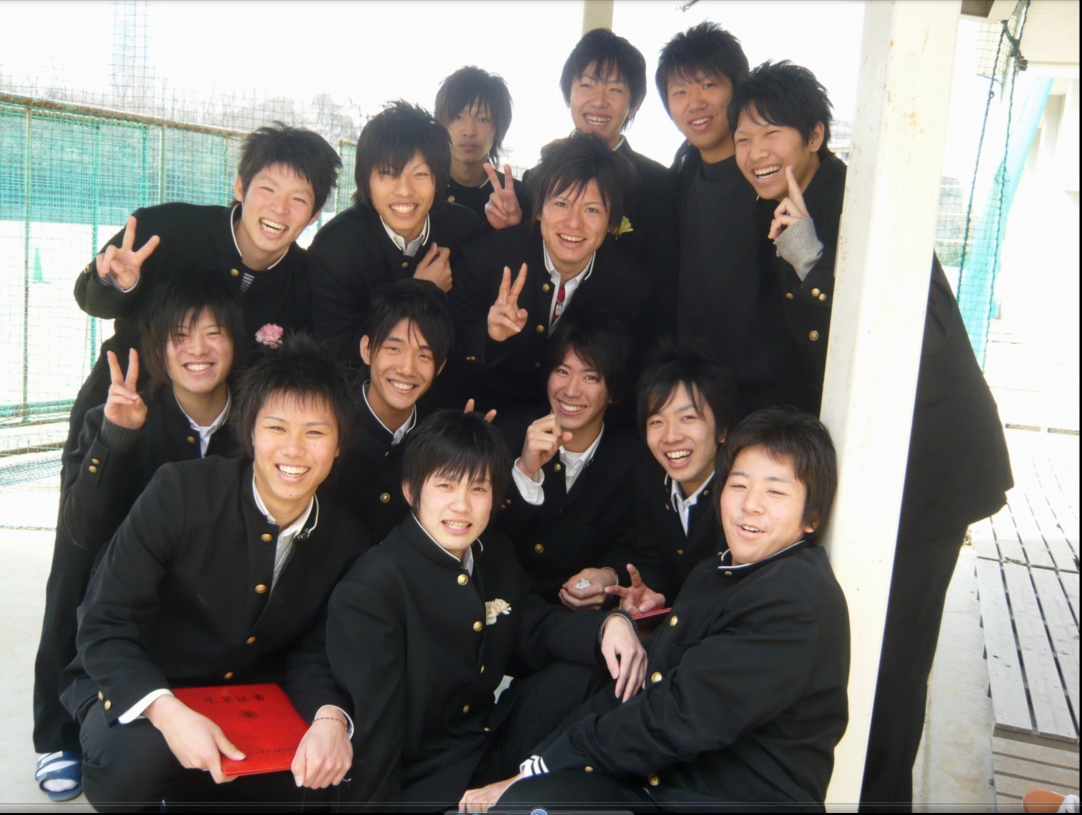
#> input picture 3k/Mosaic/keiko.jpg, 2163 x 1629 px (shown at 1/2 size)
$ jupyter execute --allow-errors opencv.ipynb   (shell and % lines are left out)   (text cells are left out)
#> lines starting #> are read from the running program, lines starting #| are printed output that depends on the picture; after the words box and inside, x2 and y2 are one past the last pixel; in counts of white or black regions, pixels touching at a corner belong together
### 3k/Mosaic/module_mosaic.py
import cv2

def mosaic(img, rect, size):
   #モザイクをかける領域を取得
   (x1, y1, x2, y2) = rect
   w = x2 - x1
   h = y2 - y1
   i_rect = img[y1:y2, x1:x2]

   #一度縮小して拡大する
   i_small = cv2.resize(i_rect, (size, size))
   i_mos = cv2.resize(i_small, (w, h), interpolation=cv2.INTER_AREA)

   #画像にモザイク画像を重ねる
   img2 = img.copy()
   img2[y1:y2, x1:x2] = i_mos
   return img2

### 3k/Mosaic/opencv.ipynb
[cell 1]
import cv2
import matplotlib.pyplot as plt


img = cv2.imread('keiko.jpg')
#> img is the input picture: shape (1629, 2163, 3); mean B, G, R 117, 120.7, 124.9
plt.imshow(cv2.cvtColor(img, cv2.COLOR_BGR2RGB))
plt.show()

[cell 2]
img

[cell 3]
'''
(1)カスケードファイルを指定して検出器を作成
(2)対象画像を読み込んで、グレースケールに変換
(3)顔検出を実行する
'''

import cv2
import matplotlib.pyplot as plt

#カスケードファイルを指定して検出器を作成
cascade_file = 'haarcascade_frontalface_alt.xml'
cascade = cv2.CascadeClassifier(cascade_file)

#画像を読み込んでグレイスケールに変換する
img = cv2.imread('keiko.jpg')
img_gray = cv2.cvtColor(img, cv2.COLOR_BGR2GRAY)
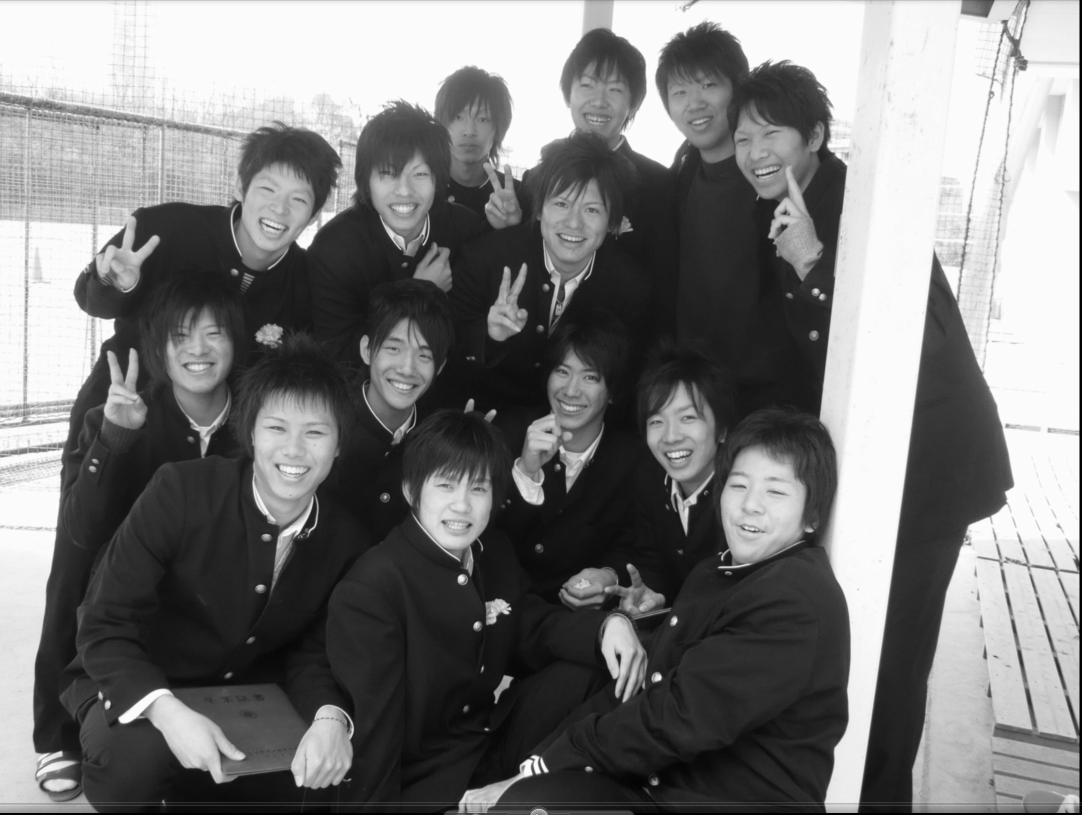
#> img_gray: shape (1629, 2163) (shown at 1/2 size); min 0, max 255, mean 121.5

#顔認識を実行
face_list = cascade.detectMultiScale(img_gray, minSize=(150, 150))
#> face_list = [[722, 282, 175, 175], [1062, 346, 178, 178], [303, 597, 185, 185], [723, 631, 178, 178], [1065, 681, 174, 174], [1264, 768, 183, 183], [491, 782, 199, 199], [1414, 900, 201, 201], [826, 902, 186, 186]]
#結果を確認
if len(face_list) == 0:
    print('失敗')
    quit()
#認識した部分に印をつける
for (x, y, w, h) in face_list:
    print('顔の座標=', x, y, w, h)
    red = (0, 0, 255)
    cv2.rectangle(img, (x, y), (x+w, y+h), red, thickness=2) #赤い枠を描画
#> this loop made 9 passes
#| 顔の座標= 722 282 175 175
#| 顔の座標= 1062 346 178 178
#| 顔の座標= 303 597 185 185
#| 顔の座標= 723 631 178 178
#| 顔の座標= 1065 681 174 174
#| 顔の座標= 1264 768 183 183
#| 顔の座標= 491 782 199 199
#| 顔の座標= 1414 900 201 201
#> (further printed lines are left out)
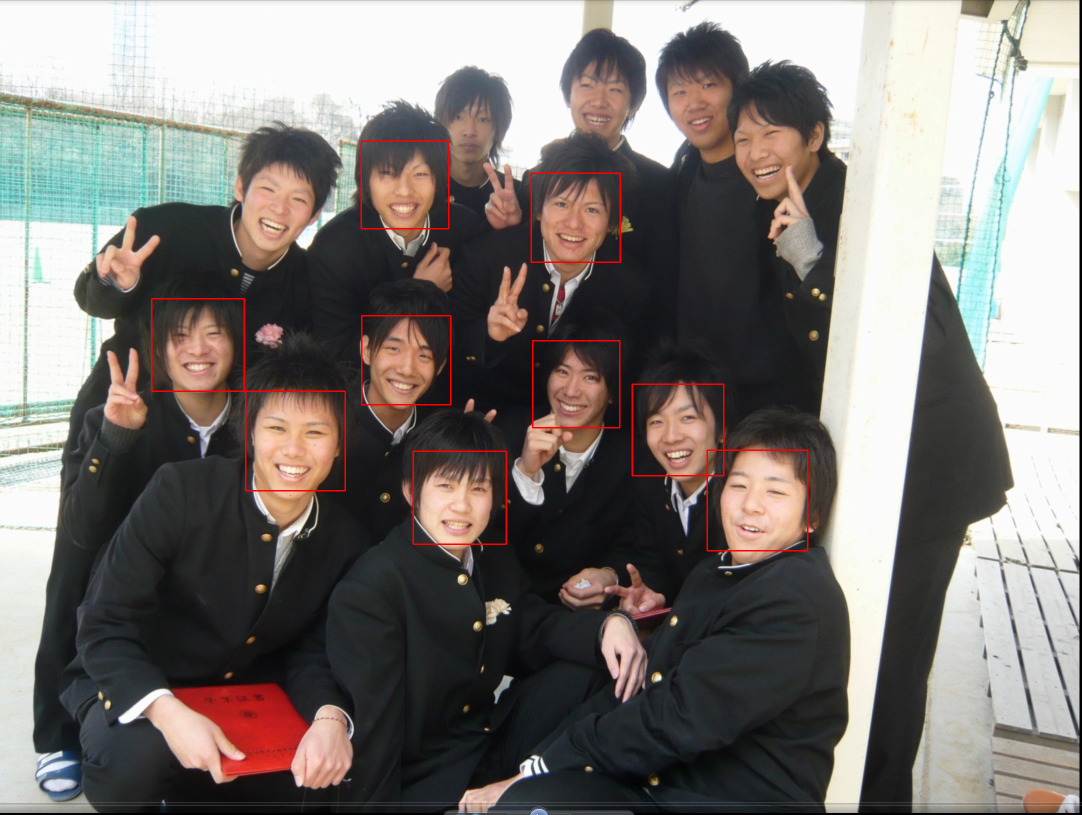
#> img: shape (1629, 2163, 3) (shown at 1/2 size); 0.56% of pixels changed, all inside (x1, y1, x2, y2) = (302, 281, 1617, 1103)

#画像を出力
cv2.imwrite('face-detect.png', img)
plt.imshow(cv2.cvtColor(img, cv2.COLOR_BGR2RGB))
plt.show()

[cell 4]
# [17 lines of commented-out code are left out]

[cell 5]
import cv2
import matplotlib.pyplot as plt
from module_mosaic import mosaic as mosaic

#カスケードファイルを指定して分類器を作成
cascade_file = 'haarcascade_frontalface_alt.xml'
cascade = cv2.CascadeClassifier(cascade_file)

#画像を読み込んでグレイスケールに変換する
img = cv2.imread('keiko.jpg')
img_gray = cv2.cvtColor(img, cv2.COLOR_BGR2GRAY)

#顔認識を実行
face_list = cascade.detectMultiScale(img_gray, minSize=(150, 150))
#結果を確認
if len(face_list) == 0:
    print('失敗')
    quit()
#認識した部分にモザイクをかける
for (x, y, w, h) in face_list:
    img = mosaic(img, (x, y, x+w, y+h), 10)
#> this loop made 9 passes
#> (x, y, x1 in mosaic, y1 in mosaic, x2 in mosaic, y2 in mosaic) on passes 1 to 9: (722, 282, 722, 282, 897, 457), (1062, 346, 1062, 346, 1240, 524), (303, 597, 303, 597, 488, 782), (723, 631, 723, 631, 901, 809), (1065, 681, 1065, 681, 1239, 855), (1264, 768, 1264, 768, 1447, 951), (491, 782, 491, 782, 690, 981), (1414, 900, 1414, 900, 1615, 1101), (826, 902, 826, 902, 1012, 1088)
#> pass 1, in mosaic, `i_mos = cv2.resize(i_small, (w, h), interpolation=cv2.INTER_AREA)`:
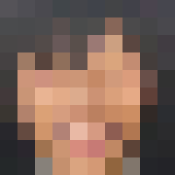
#> i_mos: shape (175, 175, 3); mean of channels 0, 1, 2 86.9, 99.4, 125.8; drawn as B, G, R

#画像を出力
cv2.imwrite('face-detect.png', img)
plt.axis('OFF')
plt.imshow(cv2.cvtColor(img, cv2.COLOR_BGR2RGB))
plt.show()

[cell 6]
"""
データセットを用意
"""

import matplotlib.pyplot as plt
from sklearn import datasets

digits = datasets.load_digits()

[cell 7]
print(digits.DESCR)

[cell 8]
#データを15個抽出してみる
for i in range(15):
    plt.subplot(3, 5 , i+1)
    plt.axis('off')
    plt.title(digits.target[i])
    plt.imshow(digits.images[i], cmap="gray")

plt.show()

[cell 9]
#画像とそのピクセル
d0 = digits.images[0]
plt.imshow(d0, cmap="gray")
plt.show()
print(d0)

[cell 10]
from sklearn.model_selection import train_test_split
from sklearn import datasets, svm, metrics
from sklearn.metrics import accuracy_score

#データを読み込む
digits = datasets.load_digits()
X = digits.images
y = digits.target
X = X.reshape((-1, 64))

X_train, X_test, y_train, y_test = train_test_split(X, y, test_size=0.2)

[cell 11]
clf = svm.LinearSVC()
clf.fit(X_train, y_train)

[cell 12]
y_pred = clf.predict(X_test)
accuracy_score(y_test, y_pred)

[cell 13]
import cv2
import matplotlib.pyplot as plt

# 画像を読み込んでリサイズ --- (*1)
img = cv2.imread("flower.jpg")
#> (the rest of this cell did not finish here and is left out)

[cell 14]
"""
カメラで動画をとるコード
"""

import numpy as np
import cv2

#カメラからの入力開始
cap = cv2.VideoCapture(0)

while True:
    #カメラからの画像を受け取る
    _, frame = cap.read()
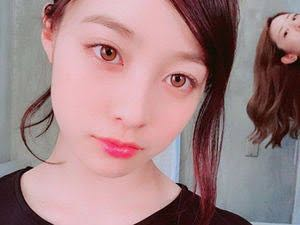
#> input picture 3k/Mosaic/Image from iOS.jpg, 300 x 225 px, given in place of the camera
#> frame is the input picture: shape (225, 300, 3); mean B, G, R 132.6, 130.5, 161.7

    #画像を縮小表示する
    frame = cv2.resize(frame, (500, 300))
#> frame: shape (300, 500, 3)

    #ウィンドウに画像を出力
    cv2.imshow('OpenCV Web Camera', frame)

    #ESCかEnterキーを押したらループ抜ける
    k = cv2.waitKey(1)
#> (key Esc is pressed here)
    if k == 27 or k == 13:
        break

#カメラ解放、ウィンドウ放棄
cap.release()
cv2.destroyAllWindows()

[cell 15]
"""
カメラ画像から赤色っぽい部分を取り出して白色で表示するコード
"""

import numpy as np
import cv2

#カメラからの入力開始
cap = cv2.VideoCapture(0)

while True:
    #カメラからの画像を受け取る
    _, frame = cap.read()

    #画像を縮小表示する
    frame = cv2.resize(frame, (500, 300))

    #色空間をHSVに変換
    hsv = cv2.cvtColor(frame, cv2.COLOR_BGR2HSV_FULL)
#> hsv: shape (300, 500, 3); mean H, S, V 135.7, 69.3, 164.4

    #HSVを分割
    h = hsv[:, :, 0]
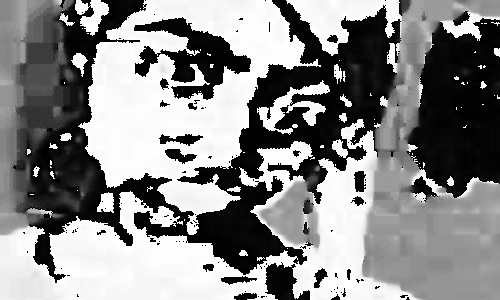
#> h: shape (300, 500); min 0, max 255, mean 135.7
    s = hsv[:, :, 1]
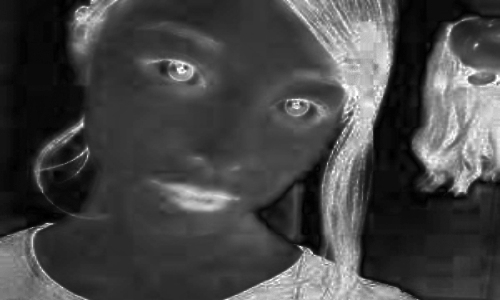
#> s: shape (300, 500); min 0, max 255, mean 69.3
    v = hsv[:, :, 2]
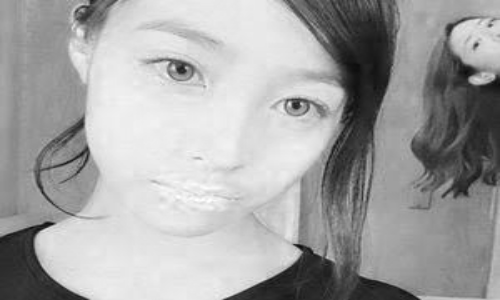
#> v: shape (300, 500); min 11, max 255, mean 164.4

    #赤っぽい色を持つ画素だけを抽出
    img = np.zeros(h.shape, dtype=np.uint8)
    img[((h<50)|(h>200))&(s>100)] = 255

    #ウィンドウに画像を出力
    cv2.imshow('OpenCV Web Camera', img)
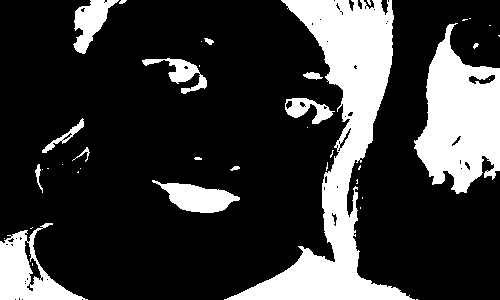
#> window 'OpenCV Web Camera': shape (300, 500); 22% white; 41 white regions (25 under 20 px), largest, box (x1, y1, x2, y2) and area: (224, 0, 415, 300) 16316, (414, 23, 500, 194) 8939, (0, 223, 88, 300) 2872

    #ESCかEnterキーを押したらループ抜ける
    k = cv2.waitKey(1)
#> (key Esc is pressed here)
    if k == 27 or k == 13:
        break

#カメラ解放、ウィンドウ放棄
cap.release()
cv2.destroyAllWindows()

[cell 16]
"""
動きがあった部分を検出するコード
"""

import cv2

#カメラからの入力開始
cap = cv2.VideoCapture(0)
img_last = None #前回の画像を記憶する変数
green = (0, 255, 0)

while True:
    #カメラからの画像を受け取る
    _, frame = cap.read()

    #画像を縮小表示する
    frame = cv2.resize(frame, (500, 300))

    #白黒画像に変換
    gray = cv2.cvtColor(frame, cv2.COLOR_BGR2GRAY)
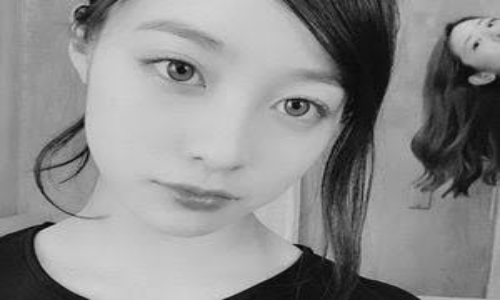
#> gray: shape (300, 500); min 4, max 214, mean 140
    gray = cv2.GaussianBlur(gray, (9, 9), 0)
    im_b = cv2.threshold(gray, 100, 255, cv2.THRESH_BINARY)[1]
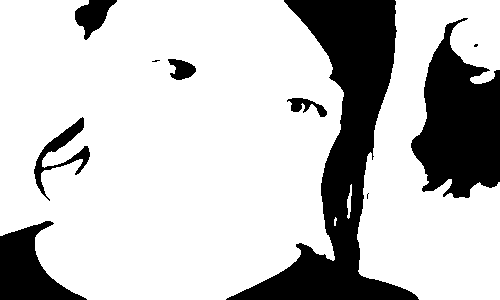
#> im_b: shape (300, 500); 77.1% white; 10 black regions (3 under 20 px), largest, box (x1, y1, x2, y2) and area: (226, 0, 419, 300) 18136, (411, 18, 500, 198) 9984, (0, 221, 87, 300) 3470

    #差分確認
    if img_last is None:
        img_last = im_b
        continue
    frame_diff = cv2.absdiff(img_last, im_b)
    cnts =cv2.findContours(frame_diff,
                          cv2.RETR_EXTERNAL,
                          cv2.CHAIN_APPROX_SIMPLE)[1]

    #差分があった点を画面に描く
    for pt in cnts:
        x, y, w, h = cv2.boundingRect(pt)
        if w < 30: continue
        cv2.rectangle(frame, (x, y), (x+w, y+h), green, 2)

    #今回のフレームを保存
    img_last = im_b

    #ウィンドウに画像を出力
    cv2.imshow('Diff Camera', frame)
    cv2.imshow('diff data', frame_diff)

    #Enterキーを押したらループ抜ける
    k = cv2.waitKey(1)
    if k == 13:
        break

#カメラ解放、ウィンドウ放棄
cap.release()
cv2.destroyAllWindows()
